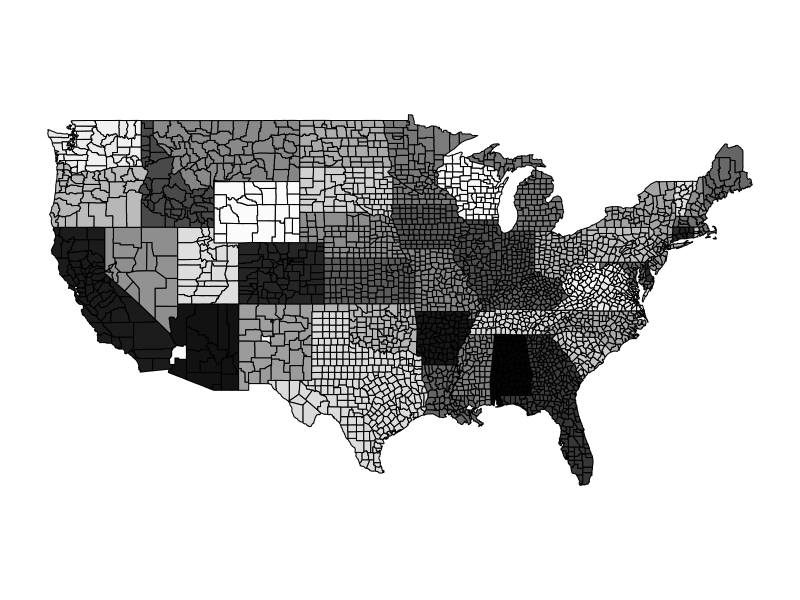

Here is the R script that generated this plot: (Note: this script raises an error after producing the figure.)
## ---- chunk 1
knitr::opts_chunk$set(echo = TRUE)
## ---- chunk 2
library(dplyr)
library(maps)
data("county.fips")
df_pop_county <- data.frame(region=county.fips$fips)
df_pop_county$value <- county.fips$fips
y <- df_pop_county$value
df_pop_county$color <- gray(y / max(y))

counties <- county.fips %>% 
  left_join(df_pop_county, by = c('fips' = 'region'))
map("county", fill = TRUE, col = counties$color)
## ---- chunk 3
# rpp[9:nrow(rpp),1:15]
county.fips.rpp <- rpp[9:nrow(rpp),1:15]
df_pop_county.rpp <- data.frame(region=county.fips.rpp$GeoFips)
df_pop_county.rpp$value <- county.fips.rpp$`2019`
y <- df_pop_county.rpp$value
df_pop_county.rpp$color <- gray(df_pop_county.rpp$value)
df_pop_county.rpp

gray(df_pop_county.rpp$value)

counties.rpp <- county.fips.rpp %>% 
  left_join(df_pop_county.rpp, by = c('region' = 'region'))
map("county", fill = TRUE, col = counties$color)
map("county", fill = TRUE, col = df_pop_county.rpp$region)
map("county", fill = TRUE, col = df_pop_county.rpp$value)
## ---- chunk 4
library(plotrix)
df_pop_county.rpp$col <- color.scale(df_pop_county.rpp$value)
map("county", fill = TRUE, col = df_pop_county.rpp$col)
## ---- chunk 5
df_pop_county.rpp$col <- color.scale(df_pop_county.rpp$value, alpha = 0.5, color.spec = "hsv")
map("county", fill = TRUE, col = df_pop_county.rpp$col)
## ---- chunk 6
library(ggplot2)
df_pop_county.rpp$scale[1:1541,] <- scale_fill_gradient(df_pop_county.rpp$value)
map("county", fill = TRUE, col = df_pop_county.rpp$col)
df_pop_county.rpp$vec <- scale(df_pop_county.rpp$value, center = F, scale = T)
df.vec <- df_pop_county.rpp$vec
df.vec
df_pop_county.rpp %>%
  ggplot(aes(vec$vec)) + 
  scale_color_gradient(vec, low = "blue", high = "orange")

df
## ---- chunk 7
library(RColorBrewer)
display.brewer.all()
RColorBrewer::brewer.pal(df_pop_county.rpp$value)
